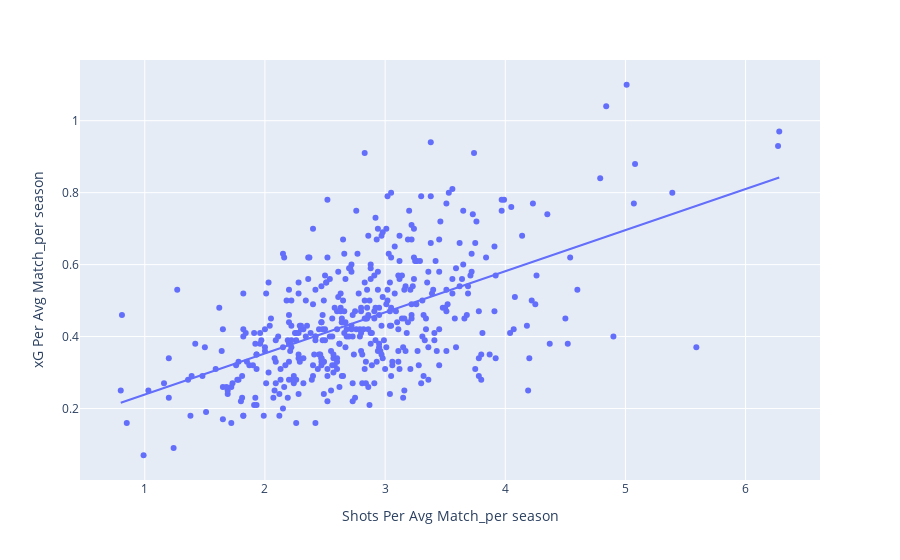

Here is the notebook cell this chart was saved with:
### Markdown cell above
###### Этот скаттерплот, показывает зависимость точности ударов от количества нанесенных ударов. Как видно, чем больше ударов наносится, тем меньше точность. Поэтому, видимо, не стоит бить чаще в надежде, что сможешь с большей вероятностью поразить ворота.

### Code cell
figa = pl.scatter(finale, x = 'Shots Per Avg Match_per season', y = 'xG Per Avg Match_per season', trendline = 'ols')

figa.show()

### Figure 1 — Plotly figure (JSON) as saved in the notebook; plotly's stock layout.template omitted (floating-point values rounded to 4 significant figures; data arrays with more than 128 entries replaced by an {"elided": "..."} marker saying what was removed)
{"data": [{"hovertemplate": "Shots Per Avg Match_per season=%{x}<br>xG Per Avg Match_per season=%{y}<extra></extra>", "legendgroup": "", "marker": {"color": "#636efa", "symbol": "circle"}, "mode": "markers", "name": "", "orientation": "v", "showlegend": false, "type": "scatter", "x": {"elided": "444 float values"}, "xaxis": "x", "y": {"elided": "444 float values"}, "yaxis": "y"}, {"hovertemplate": "<b>OLS trendline</b><br>xG Per Avg Match_per season = 0.114317 * Shots Per Avg Match_per season + 0.124449<br>R<sup>2</sup>=0.309311<br><br>Shots Per Avg Match_per season=%{x}<br>xG Per Avg Match_per season=%{y} <b>(trend)</b><extra></extra>", "legendgroup": "", "marker": {"color": "#636efa", "symbol": "circle"}, "mode": "lines", "name": "", "showlegend": false, "type": "scatter", "x": {"elided": "444 float values"}, "xaxis": "x", "y": {"elided": "444 float values"}, "yaxis": "y"}], "layout": {"legend": {"tracegroupgap": 0}, "margin": {"t": 60}, "xaxis": {"anchor": "y", "domain": [0, 1], "title": {"text": "Shots Per Avg Match_per season"}}, "yaxis": {"anchor": "x", "domain": [0, 1], "title": {"text": "xG Per Avg Match_per season"}}}}
